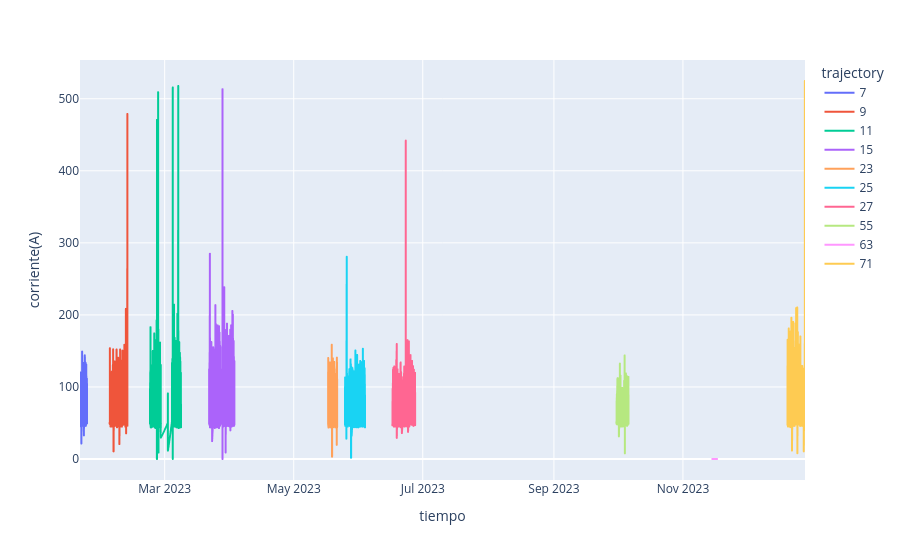

This figure's notebook cell:
### Code cell
linePlot(data   = df, 
         x      = 'tiempo', 
         y      = 'corriente(A)', 
         color  = 'trajectory')

### Figure 1 — Plotly figure (JSON) as saved in the notebook; plotly's stock layout.template omitted (floating-point values rounded to 4 significant figures; data arrays with more than 128 entries replaced by an {"elided": "..."} marker saying what was removed)
{"data": [{"hovertemplate": "trajectory=7<br>tiempo=%{x}<br>corriente(A)=%{y}<extra></extra>", "legendgroup": "7", "line": {"color": "#636efa", "dash": "solid"}, "marker": {"symbol": "circle"}, "mode": "lines", "name": "7", "showlegend": true, "type": "scattergl", "x": {"elided": "4376 str values"}, "xaxis": "x", "y": {"elided": "4376 float values"}, "yaxis": "y"}, {"hovertemplate": "trajectory=9<br>tiempo=%{x}<br>corriente(A)=%{y}<extra></extra>", "legendgroup": "9", "line": {"color": "#EF553B", "dash": "solid"}, "marker": {"symbol": "circle"}, "mode": "lines", "name": "9", "showlegend": true, "type": "scattergl", "x": {"elided": "7276 str values"}, "xaxis": "x", "y": {"elided": "7276 float values"}, "yaxis": "y"}, {"hovertemplate": "trajectory=11<br>tiempo=%{x}<br>corriente(A)=%{y}<extra></extra>", "legendgroup": "11", "line": {"color": "#00cc96", "dash": "solid"}, "marker": {"symbol": "circle"}, "mode": "lines", "name": "11", "showlegend": true, "type": "scattergl", "x": {"elided": "9707 str values"}, "xaxis": "x", "y": {"elided": "9707 float values"}, "yaxis": "y"}, {"hovertemplate": "trajectory=15<br>tiempo=%{x}<br>corriente(A)=%{y}<extra></extra>", "legendgroup": "15", "line": {"color": "#ab63fa", "dash": "solid"}, "marker": {"symbol": "circle"}, "mode": "lines", "name": "15", "showlegend": true, "type": "scattergl", "x": {"elided": "10935 str values"}, "xaxis": "x", "y": {"elided": "10935 float values"}, "yaxis": "y"}, {"hovertemplate": "trajectory=23<br>tiempo=%{x}<br>corriente(A)=%{y}<extra></extra>", "legendgroup": "23", "line": {"color": "#FFA15A", "dash": "solid"}, "marker": {"symbol": "circle"}, "mode": "lines", "name": "23", "showlegend": true, "type": "scattergl", "x": {"elided": "3908 str values"}, "xaxis": "x", "y": {"elided": "3908 float values"}, "yaxis": "y"}, {"hovertemplate": "trajectory=25<br>tiempo=%{x}<br>corriente(A)=%{y}<extra></extra>", "legendgroup": "25", "line": {"color": "#19d3f3", "dash": "solid"}, "marker": {"symbol": "circle"}, "mode": "lines", "name": "25", "showlegend": true, "type": "scattergl", "x": {"elided": "8707 str values"}, "xaxis": "x", "y": {"elided": "8707 float values"}, "yaxis": "y"}, {"hovertemplate": "trajectory=27<br>tiempo=%{x}<br>corriente(A)=%{y}<extra></extra>", "legendgroup": "27", "line": {"color": "#FF6692", "dash": "solid"}, "marker": {"symbol": "circle"}, "mode": "lines", "name": "27", "showlegend": true, "type": "scattergl", "x": {"elided": "11955 str values"}, "xaxis": "x", "y": {"elided": "11955 float values"}, "yaxis": "y"}, {"hovertemplate": "trajectory=55<br>tiempo=%{x}<br>corriente(A)=%{y}<extra></extra>", "legendgroup": "55", "line": {"color": "#B6E880", "dash": "solid"}, "marker": {"symbol": "circle"}, "mode": "lines", "name": "55", "showlegend": true, "type": "scattergl", "x": {"elided": "7422 str values"}, "xaxis": "x", "y": {"elided": "7422 float values"}, "yaxis": "y"}, {"hovertemplate": "trajectory=63<br>tiempo=%{x}<br>corriente(A)=%{y}<extra></extra>", "legendgroup": "63", "line": {"color": "#FF97FF", "dash": "solid"}, "marker": {"symbol": "circle"}, "mode": "lines", "name": "63", "showlegend": true, "type": "scattergl", "x": {"elided": "3305 str values"}, "xaxis": "x", "y": {"elided": "3305 int values"}, "yaxis": "y"}, {"hovertemplate": "trajectory=71<br>tiempo=%{x}<br>corriente(A)=%{y}<extra></extra>", "legendgroup": "71", "line": {"color": "#FECB52", "dash": "solid"}, "marker": {"symbol": "circle"}, "mode": "lines", "name": "71", "showlegend": true, "type": "scattergl", "x": {"elided": "7802 str values"}, "xaxis": "x", "y": {"elided": "7802 float values"}, "yaxis": "y"}], "layout": {"legend": {"title": {"text": "trajectory"}, "tracegroupgap": 0}, "margin": {"t": 60}, "xaxis": {"anchor": "y", "domain": [0, 1], "title": {"text": "tiempo"}}, "yaxis": {"anchor": "x", "domain": [0, 1], "title": {"text": "corriente(A)"}}}}
